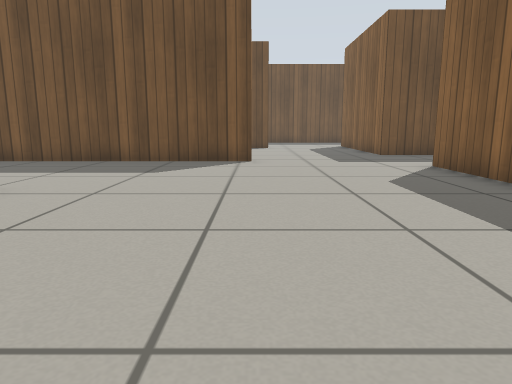
View 1 (above)

13 first-person views from a walk through a world built for the Gazebo simulator. The camera is 0.5 m above the floor, tilts 10° down and sees 70° across. The floor is counted in squares, 0.5 m on a side. Each view is taken from the middle of a square. On the plan, view 1 faces up. The plan holds only what a view shows up to about 13 squares ahead; the rest is blank. Gazebo's built-in surfaces are drawn with simple patterns.

View 2
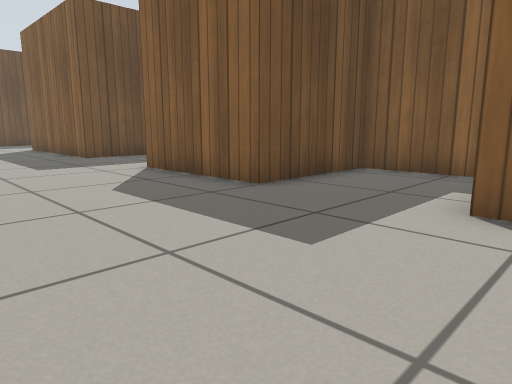

View 3
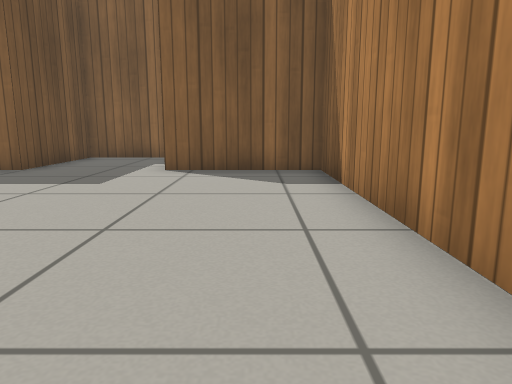

View 4
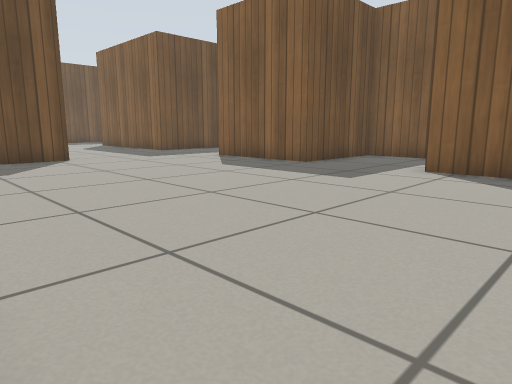

View 5
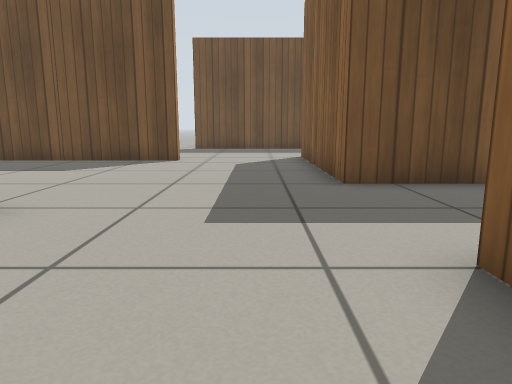

View 6
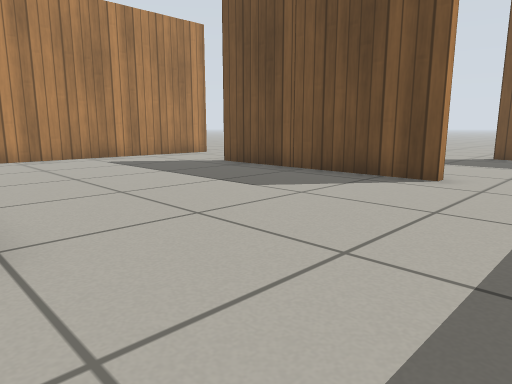

View 7
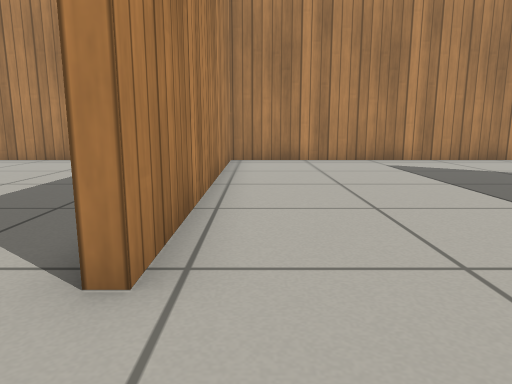

View 8
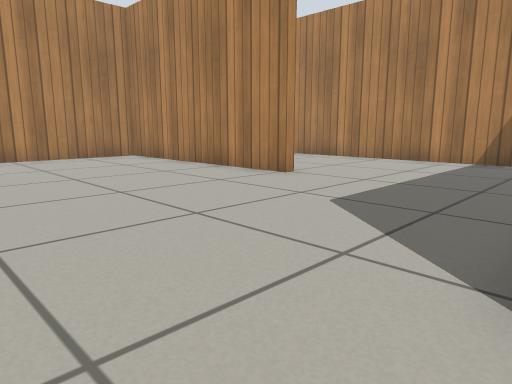

View 9
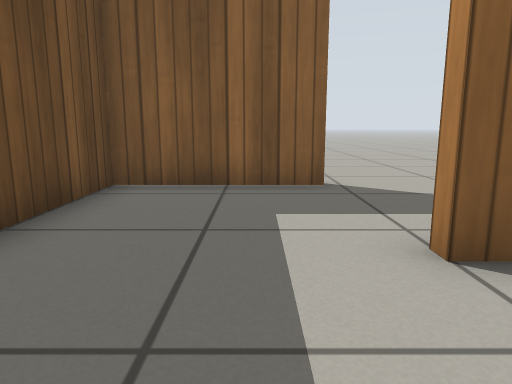

View 10
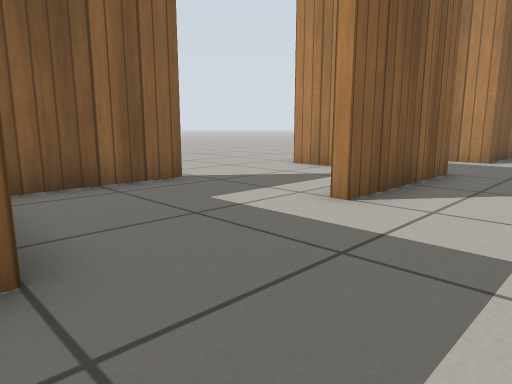

View 11
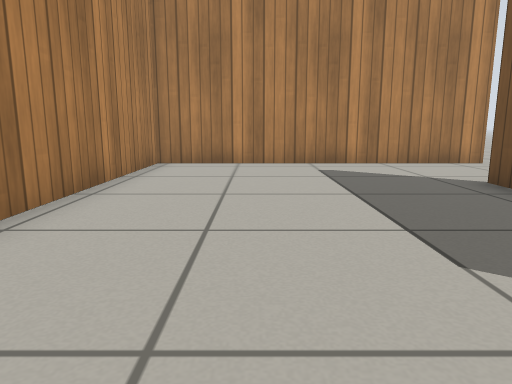

View 12
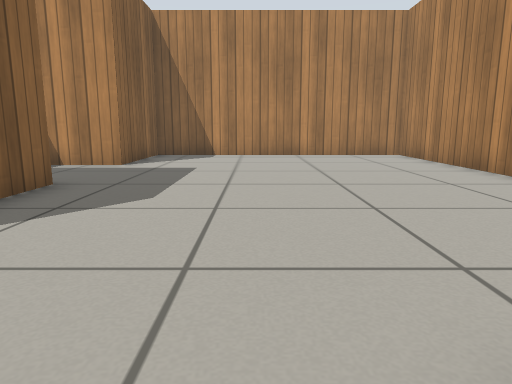

View 13
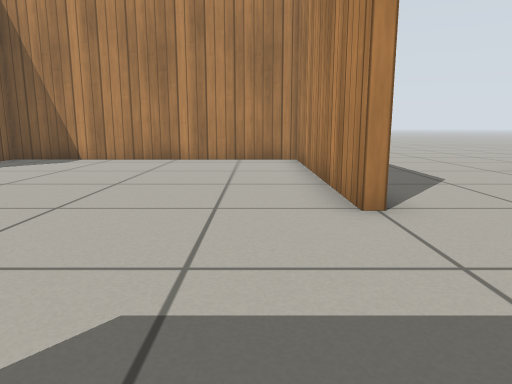

### Floor plan
Points are (right, up) in squares from view 1. A wall is a line through its corners. A room is listed if a view was taken in it or the views show most of it. See-through windows are left out.
Room 1 (views 1, 2, 3, 4, 5, 6, 7, 8, 9, 10, 11, 12, 13)
walls: (-0.1, 10.9) (-4.6, 10.9); (-4.3, 5.7) (-4.3, -1.5) (4.6, -1.5) (4.6, 2.2) (6.6, 2.2); (5.6, 13.5) (4.6, 13.5) (4.6, 17.4); (0.6, 18.2) (-5.6, 18.2); (8.3, 3) (8.3, 5.5) (4.6, 5.5) (4.6, 9.6) (5, 9.6); (-9.3, 17.6) (-9.3, 11.2) (-0.1, 11.2)
ways out: opening at (5, 11.5) to room 2; opening at (-7.5, 18); opening at (-5, 8); opening at (2.5, 18)
Room 2 (no view inside)
walls: (8.3, 9.8) (8.3, 13.5) (5.6, 13.5); (7.2, 5.8) (8.6, 5.8)
ways out: opening at (5, 11.5) to room 1; opening at (8, 8)

Where each view was taken, in squares from view 1:
view 1: 0 up, 0 right, facing up
view 2: 1 up, 0 right, facing up-right
view 3: 0 up, 4 left, facing right
view 4: 1 down, 4 left, facing up-right
view 5: 7 up, 3 right, facing up
view 6: 11 up, 3 right, facing up-left
view 7: 12 up, 2 right, facing left
view 8: 11 up, 2 right, facing down-left
view 9: 11 up, 2 right, facing right
view 10: 14 up, 2 right, facing down-right
view 11: 14 up, 1 right, facing left
view 12: 12 up, 1 right, facing down
view 13: 10 up, 3 left, facing down
